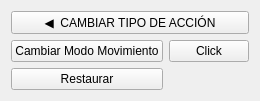
                <widget class="QWidget" name="page_sys">
                 <layout class="QVBoxLayout" name="verticalLayout_sys" stretch="1,3">
                  <item>
                   <widget class="QPushButton" name="btn_volver_cat2">
                    <property name="sizePolicy">
                     <sizepolicy hsizetype="Expanding" vsizetype="Minimum">
                      <horstretch>0</horstretch>
                      <verstretch>0</verstretch>
                     </sizepolicy>
                    </property>
                    <property name="text">
                     <string>◀  CAMBIAR TIPO DE ACCIÓN</string>
                    </property>
                    <property name="type" stdset="0">
                     <string>secondary</string>
                    </property>
                   </widget>
                  </item>
                  <item>
                   <layout class="QGridLayout" name="gridLayout_sys">
                    <item row="0" column="0">
                     <widget class="QPushButton" name="btn_sys_modo">
                      <property name="sizePolicy">
                       <sizepolicy hsizetype="Expanding" vsizetype="Expanding">
                        <horstretch>0</horstretch>
                        <verstretch>0</verstretch>
                       </sizepolicy>
                      </property>
                      <property name="toolTipDuration">
                       <number>-4</number>
                      </property>
                      <property name="locale">
                       <locale language="Esperanto" country="World"/>
                      </property>
                      <property name="text">
                       <string>Cambiar Modo Movimiento</string>
                      </property>
                      <property name="checkable">
                       <bool>true</bool>
                      </property>
                      <property name="autoExclusive">
                       <bool>true</bool>
                      </property>
                      <property name="gamepadInput" stdset="0">
                       <string>SYS_CHANGE_MODE</string>
                      </property>
                      <attribute name="buttonGroup">
                       <string notr="true">controlButtons</string>
                      </attribute>
                     </widget>
                    </item>
                    <item row="0" column="1">
                     <widget class="QPushButton" name="btn_sys_enter">
                      <property name="sizePolicy">
                       <sizepolicy hsizetype="Expanding" vsizetype="Expanding">
                        <horstretch>0</horstretch>
                        <verstretch>0</verstretch>
                       </sizepolicy>
                      </property>
                      <property name="text">
                       <string>Click</string>
                      </property>
                      <property name="checkable">
                       <bool>true</bool>
                      </property>
                      <property name="autoExclusive">
                       <bool>true</bool>
                      </property>
                      <property name="gamepadInput" stdset="0">
                       <string>SYS_NAV_ENTER</string>
                      </property>
                      <attribute name="buttonGroup">
                       <string notr="true">controlButtons</string>
                      </attribute>
                     </widget>
                    </item>
                    <item row="1" column="0">
                     <widget class="QPushButton" name="btn_sys_restore">
                      <property name="sizePolicy">
                       <sizepolicy hsizetype="Minimum" vsizetype="Expanding">
                        <horstretch>0</horstretch>
                        <verstretch>0</verstretch>
                       </sizepolicy>
                      </property>
                      <property name="text">
                       <string>Restaurar</string>
                      </property>
                      <property name="checkable">
                       <bool>true</bool>
                      </property>
                      <property name="autoExclusive">
                       <bool>true</bool>
                      </property>
                      <property name="gamepadInput" stdset="0">
                       <string>SYS_RESTORE_APP</string>
                      </property>
                      <attribute name="buttonGroup">
                       <string notr="true">controlButtons</string>
                      </attribute>
                     </widget>
                    </item>
                   </layout>
                  </item>
                 </layout>
                </widget>
